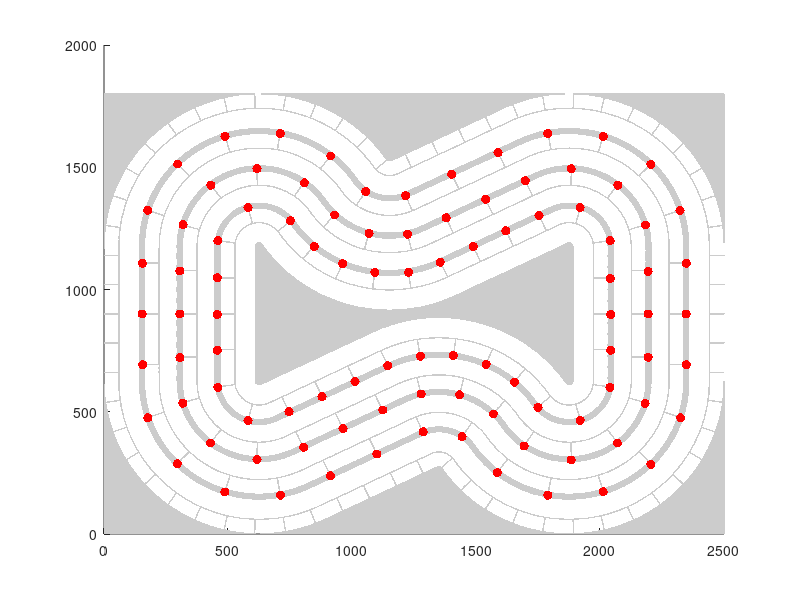

MATLAB code for this plot: (Note: this script raises an error after producing the figure.)
close all;
clear all;

load('Nodes');

fig = figure;
set(fig, 'Position', [1600 -150 25*60 18*60]); %% matej
hold on;

% Draw polygon colors
load('PolygonColorData.mat')
colorMap = BarvnaLestvicaRGB/255;
xS = 1;
xF = 2500;
yS = 1;
yF = 1800;

xGrid = repmat(xS:xF,yF-yS+1,1);
yGrid = repmat(yS:yF,xF-xS+1,1)';

[m,n] = size(BarvnaLestvicaRGB);
idx = 1; % draw only black
bool = (PolygonMapColors(yS:yF,xS:xF) == idx);
xDraw = xGrid(bool);
yDraw = yGrid(bool);
plot(xDraw, yDraw, 'Color', colorMap(idx,:)+0.8, 'Marker', '.', 'LineStyle', 'none', 'MarkerSize', 1);


for i = 1:length(Nodes)
    plot(Nodes(i).x,Nodes(i).y,'r.','MarkerSize',20)
end

% hj = plot(1250,900,'r.','MarkerSize',20,'erasemode','xor');
hi = plot(1250,900,'g.','MarkerSize',20,'erasemode','xor');
hd = plot(1250,900,'b-','LineWidth',1,'erasemode','xor');
for j = 1:length(Nodes(i).Neighbours)
    hj(j) = plot([0 0],[0 1],'b-','LineWidth',2,'erasemode','xor');
%     hj(j) = quiver(0,0,0,0,'b-','LineWidth',2,'erasemode','xor');
end
    
i = 1;
for n = 1:length(Nodes)
    
    %% Draw current Node
    xi = Nodes(i).x;
    yi = Nodes(i).y;
    set(hi,'XData',xi,'YData',yi);
    
    %% Draw area circle around current Node
    switch floor((i-1)/32) + 1 
        case 1
            d_max = 290;
        case 2
            d_max = 330;
        case 3
            d_max = 380;
        otherwise
            d_max = 10;
    end
    ang = Nodes(i).fi-pi/2-pi/36 : 0.01 : Nodes(i).fi+pi/2+pi/36;
    xd = d_max*cos(ang) + xi;
    yd = d_max*sin(ang) + yi;
    set(hd,'XData',[xi xd xi],'YData',[yi yd yi]);
    drawnow;
    
    %% Draw connection to current Node's Neighbours
    for j = 1:length(Nodes(i).Neighbours)
        set(hj(j),'XData',[0 0],'YData',[0 0]);
        drawnow;
    end
        
    for j = 1:length(Nodes(i).Neighbours)
        idxj = Nodes(i).Neighbours(j).idx;
        if (idxj == 0)
            break;
        else
            xj = Nodes(idxj).x;
            yj = Nodes(idxj).y;
            fi_arrow = atan2(yi-yj,xi-xj);
            d_arrow = 25;
            xarrow = xj + [d_arrow*cos(fi_arrow-pi/6);
                           0;
                           d_arrow*cos(fi_arrow+pi/6)]';
            yarrow = yj + [d_arrow*sin(fi_arrow-pi/6);
                           0;
                           d_arrow*sin(fi_arrow+pi/6)]';
            
%             hj(j) = plot([xi xj],[yi yj],'b-','LineWidth',2,'erasemode','xor');    
            set(hj(j),'XData',[xi xj xarrow],'YData',[yi yj yarrow]);
            drawnow;
        end
        pause(0.2);
    end
    
    selectedPts = mouseinput_timeout(1, gca);
    
    i = i + 1;
    
    if ~isempty(selectedPts)
        [xClick,yClick] = ginput(1);
        for k = 1:length(Nodes)
            xk = Nodes(k).x;
            yk = Nodes(k).y;
            
            if (abs(xClick-xk) < 30) && (abs(yClick-yk) < 30)
                i = k;
                break;
            end
        end
    end
    
end








